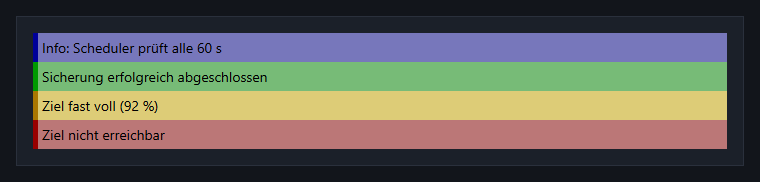
#> input picture docs/design/img/alerts.png, 760 x 182 px
$ python -i build.py   (imports and definitions only)
#> lines starting #> are read from the running program, lines starting #| are printed output that depends on the picture
"""
Erzeugt die Screenshots des Design Guides (docs/design/img/*.png).

Jedes Element wird mit nwebclient.base.Page (p) bzw. nwebclient.web (w) gerendert, in die Styles
aus nxrunner/resources/ui.html eingebettet und per Edge/Chrome headless fotografiert.

  python docs/design/build.py
"""
import inspect
import os
import re
import shutil
import subprocess
import sys
import tempfile
import textwrap
from pathlib import Path

from nwebclient import base as b
from nwebclient import web as w

HERE = Path(__file__).resolve().parent
ROOT = HERE.parent.parent
IMG = HERE / 'img'
UI_HTML = ROOT / 'nxrunner' / 'resources' / 'ui.html'

BROWSERS = [
    r'C:\Program Files (x86)\Microsoft\Edge\Application\msedge.exe',
    r'C:\Program Files\Google\Chrome\Application\chrome.exe',
    '/usr/bin/chromium', '/usr/bin/google-chrome', '/usr/bin/microsoft-edge',
]

# Ergaenzungen fuer Klassen, deren CSS sonst von /static kommt (grid.css, ui.css)
EXTRA_CSS = """
.nwebclient_grid table { border-collapse: collapse; width: 100%; }
.nwebclient_grid th, .nwebclient_grid td { border: 1px solid var(--border); padding: 4px 8px; text-align: left; }
.nwebclient_grid th { background: var(--bg); }
.nwebclient_grid th a { color: var(--text); text-decoration: none; }
.nwebclient_grid form.filter { display: flex; gap: 6px; margin-bottom: 8px; }
input, select, textarea { padding: 4px 8px; border: 1px solid var(--border); background: var(--panel); color: var(--text); font: inherit; }
input[type=submit] { padding: 4px 12px; cursor: pointer; }
input[type=submit]:hover { border-color: var(--accent); }
.page_form_input { margin: 4px 0; }
.prop { padding: 2px 0; }
a { color: var(--accent); }
ul.nx_menu { display: flex; flex-wrap: wrap; list-style: none; padding-left: 0; }
"""

BSNX_CSS = """
:root { --header-bg: #343a40; --header-text: #ffffff; --header-muted: #dfdfdf; --side: #212529;
  --bg: #333333; --panel: #555555; --text: #dfdfdf; --muted: #adb5bd; --border: #6c757d;
  --accent: #007bff; --accent-text: #ffffff; --ok: #28a745; --err: #dc3545; --code: #2b2b2b; }
"""


# ---------------------------------------------------------------- Elemente
# Jede Funktion rendert ein Element in p. Der Quelltext erscheint als Beispiel im Guide.

# [58 lines left out: functions el_typography, el_section, el_expandable, el_prop, el_form, el_buttons and 2 more, not called in this run]


def el_pre(p):
    p.pre({'success': True, 'value': ["Fotos", "Wiki"], 'duration': 1.42})


# [17 lines left out: functions el_list, el_badges, el_menu, not called in this run]


ELEMENTS = [
    ('typography', "Typografie", el_typography),
    ('section', "p.section", el_section),
    ('expandable', "p.expandable", el_expandable),
    ('prop', "p.prop", el_prop),
    ('form', "Formulare", el_form),
    ('buttons', "Buttons & Links", el_buttons),
    ('alerts', "Meldungen", el_alerts),
    ('grid', "p.grid", el_grid),
    ('pre', "p.pre", el_pre),
    ('list', "Listen & Trenner", el_list),
    ('badges', "Badges & Chips", el_badges),
    ('menu', "Runner-Menü (nx_menu)", el_menu),
]


# ---------------------------------------------------------------- Themes

# [12 lines left out: functions ui_css, theme_css, not called in this run]


def doc(body, theme='dark', body_style=''):
    return ('<!doctype html><html lang="de"><head><meta charset="utf-8"><style>' + theme_css(theme)
            + 'body { padding: 0; ' + body_style + ' }</style></head><body>' + body + '</body></html>')


# [30 lines left out: functions element_html, shell_content, nxrunner_shell, not called in this run]


BSNX_SHELL_CSS = """
.bs-nav { display: flex; align-items: center; gap: 12px; padding: 8px 16px; background: var(--header-bg); color: #fff; }
.bs-nav b { font-size: 18px; }
.bs-nav .r { margin-left: auto; color: var(--header-muted); }
.bs-wrap { display: flex; min-height: 640px; }
.bs-side { width: 200px; background: var(--side); padding: 8px 0; }
.bs-side a { display: block; padding: 10px 16px; color: rgba(255,255,255,.5); text-decoration: none; }
.bs-side a.active, .bs-side a:hover { color: #fff; }
.bs-main { flex: 1; padding: 16px; }
.bs-main .card { background: var(--panel); color: #f6f6f6; }
.bs-foot { background: #e9ecef; color: #6c757d; text-align: center; padding: 16px; font-size: 12px; }
"""


# [7 lines left out: function bsnx_shell, not called in this run]


LAYOUTS = [
    ('layout_nxrunner', "NxRunner", lambda: doc(nxrunner_shell())),
    ('layout_bsnx', "bsnx.net 4.0", lambda: doc(bsnx_shell(), 'bsnx')),
]


# ---------------------------------------------------------------- Screenshots

# [15 lines left out: functions find_browser, screenshot, not called in this run]


def crop(png, pad=16):
    """ Leerraum unten abschneiden (Farbe der linken unteren Ecke) """
#> called with png = 'img/alerts.png', pad = 16
    from PIL import Image, ImageChops
    with Image.open(png) as img:
#> img is the input picture: PIL image 760x182 RGB; mean R, G, B 101.5, 100.5, 91.5
        img = img.convert('RGB')
        bg = Image.new('RGB', img.size, img.getpixel((0, img.height - 1)))
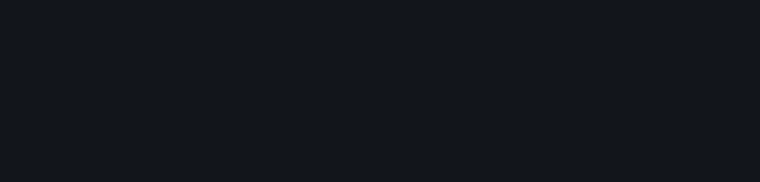
#> bg: PIL image 760x182 RGB; mean R, G, B 18, 21, 27
        box = ImageChops.difference(img, bg).getbbox()
#> box = (16, 16, 744, 166)
        if box:
            img = img.crop((0, 0, img.width, min(img.height, box[3] + pad)))
        img.save(png)


# ---------------------------------------------------------------- Markdown

def example_source(fn):
    lines = inspect.getsource(fn).splitlines()[1:]
    return textwrap.dedent('\n'.join(lines)).strip()


# [47 lines left out: functions elements_md, swatch, with_swatches, write_md, main, not called in this run]


# [2 lines not run here, left out]

>>> result = crop('img/alerts.png')
